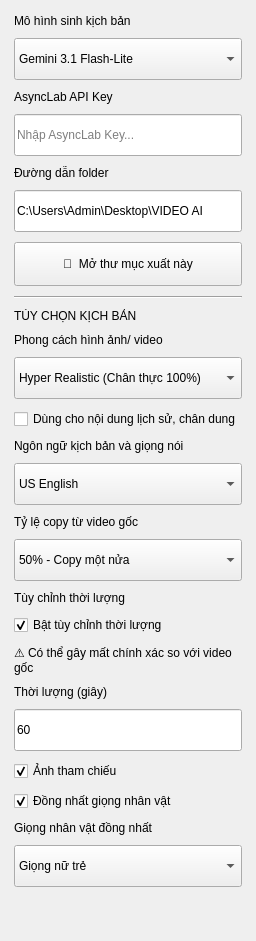
      <widget class="QFrame" name="leftFrame">
       <layout class="QVBoxLayout" name="leftLayout">
        <property name="spacing">
         <number>10</number>
        </property>
        <property name="leftMargin">
         <number>14</number>
        </property>
        <property name="topMargin">
         <number>14</number>
        </property>
        <property name="rightMargin">
         <number>14</number>
        </property>
        <property name="bottomMargin">
         <number>14</number>
        </property>
        <item>
         <widget class="QLabel" name="leftLabel_model">
          <property name="text">
           <string>Mô hình sinh kịch bản</string>
          </property>
          <property name="role" stdset="0">
           <string>leftLabel</string>
          </property>
         </widget>
        </item>
        <item>
         <widget class="QComboBox" name="comboModel">
          <property name="sizePolicy">
           <sizepolicy hsizetype="Expanding" vsizetype="Fixed">
            <horstretch>0</horstretch>
            <verstretch>0</verstretch>
           </sizepolicy>
          </property>
          <property name="minimumSize">
           <size>
            <width>0</width>
            <height>42</height>
           </size>
          </property>
          <item>
           <property name="text">
            <string>Gemini 3.1 Flash-Lite</string>
           </property>
          </item>
          <item>
           <property name="text">
            <string>Gemini 2.5 Pro</string>
           </property>
          </item>
          <item>
           <property name="text">
            <string>GPT-4.1</string>
           </property>
          </item>
          <item>
           <property name="text">
            <string>Claude</string>
           </property>
          </item>
         </widget>
        </item>
        <item>
         <widget class="QLabel" name="leftLabel_api">
          <property name="text">
           <string>AsyncLab API Key</string>
          </property>
          <property name="role" stdset="0">
           <string>leftLabel</string>
          </property>
         </widget>
        </item>
        <item>
         <widget class="QLineEdit" name="inputApi">
          <property name="sizePolicy">
           <sizepolicy hsizetype="Expanding" vsizetype="Fixed">
            <horstretch>0</horstretch>
            <verstretch>0</verstretch>
           </sizepolicy>
          </property>
          <property name="minimumSize">
           <size>
            <width>0</width>
            <height>42</height>
           </size>
          </property>
          <property name="placeholderText">
           <string>Nhập AsyncLab Key...</string>
          </property>
         </widget>
        </item>
        <item>
         <widget class="QLabel" name="leftLabel_folder">
          <property name="text">
           <string>Đường dẫn folder</string>
          </property>
          <property name="role" stdset="0">
           <string>leftLabel</string>
          </property>
         </widget>
        </item>
        <item>
         <widget class="QLineEdit" name="inputFolder">
          <property name="sizePolicy">
           <sizepolicy hsizetype="Expanding" vsizetype="Fixed">
            <horstretch>0</horstretch>
            <verstretch>0</verstretch>
           </sizepolicy>
          </property>
          <property name="minimumSize">
           <size>
            <width>0</width>
            <height>42</height>
           </size>
          </property>
          <property name="text">
           <string>C:\Users\Admin\Desktop\VIDEO AI</string>
          </property>
         </widget>
        </item>
        <item>
         <widget class="QPushButton" name="btnOpenFolder">
          <property name="sizePolicy">
           <sizepolicy hsizetype="Expanding" vsizetype="Fixed">
            <horstretch>0</horstretch>
            <verstretch>0</verstretch>
           </sizepolicy>
          </property>
          <property name="minimumSize">
           <size>
            <width>0</width>
            <height>44</height>
           </size>
          </property>
          <property name="text">
           <string>📁  Mở thư mục xuất này</string>
          </property>
         </widget>
        </item>
        <item>
         <widget class="QFrame" name="line1">
          <property name="frameShape">
           <enum>QFrame::HLine</enum>
          </property>
          <property name="frameShadow">
           <enum>QFrame::Sunken</enum>
          </property>
         </widget>
        </item>
        <item>
         <widget class="QLabel" name="titleOption">
          <property name="text">
           <string>TÙY CHỌN KỊCH BẢN</string>
          </property>
         </widget>
        </item>
        <item>
         <widget class="QLabel" name="leftLabel_style">
          <property name="text">
           <string>Phong cách hình ảnh/ video</string>
          </property>
          <property name="role" stdset="0">
           <string>leftLabel</string>
          </property>
         </widget>
        </item>
        <item>
         <widget class="QComboBox" name="comboStyle">
          <property name="sizePolicy">
           <sizepolicy hsizetype="Expanding" vsizetype="Fixed">
            <horstretch>0</horstretch>
            <verstretch>0</verstretch>
           </sizepolicy>
          </property>
          <property name="minimumSize">
           <size>
            <width>0</width>
            <height>42</height>
           </size>
          </property>
          <item>
           <property name="text">
            <string>Hyper Realistic (Chân thực 100%)</string>
           </property>
          </item>
          <item>
           <property name="text">
            <string>Anime Style</string>
           </property>
          </item>
          <item>
           <property name="text">
            <string>Cinematic</string>
           </property>
          </item>
          <item>
           <property name="text">
            <string>3D Cartoon</string>
           </property>
          </item>
          <item>
           <property name="text">
            <string>Fantasy Art</string>
           </property>
          </item>
         </widget>
        </item>
        <item>
         <widget class="QCheckBox" name="checkHistorical">
          <property name="sizePolicy">
           <sizepolicy hsizetype="Expanding" vsizetype="Fixed">
            <horstretch>0</horstretch>
            <verstretch>0</verstretch>
           </sizepolicy>
          </property>
          <property name="text">
           <string>Dùng cho nội dung lịch sử, chân dung</string>
          </property>
         </widget>
        </item>
        <item>
         <widget class="QLabel" name="leftLabel_language">
          <property name="text">
           <string>Ngôn ngữ kịch bản và giọng nói</string>
          </property>
          <property name="role" stdset="0">
           <string>leftLabel</string>
          </property>
         </widget>
        </item>
        <item>
         <widget class="QComboBox" name="comboLanguage">
          <property name="sizePolicy">
           <sizepolicy hsizetype="Expanding" vsizetype="Fixed">
            <horstretch>0</horstretch>
            <verstretch>0</verstretch>
           </sizepolicy>
          </property>
          <property name="minimumSize">
           <size>
            <width>0</width>
            <height>42</height>
           </size>
          </property>
          <item>
           <property name="text">
            <string>US English</string>
           </property>
          </item>
          <item>
           <property name="text">
            <string>Tiếng Việt</string>
           </property>
          </item>
          <item>
           <property name="text">
            <string>Japanese</string>
           </property>
          </item>
          <item>
           <property name="text">
            <string>Korean</string>
           </property>
          </item>
         </widget>
        </item>
        <item>
         <widget class="QLabel" name="leftLabel_copy">
          <property name="text">
           <string>Tỷ lệ copy từ video gốc</string>
          </property>
          <property name="role" stdset="0">
           <string>leftLabel</string>
          </property>
         </widget>
        </item>
        <item>
         <widget class="QComboBox" name="comboCopy">
          <property name="sizePolicy">
           <sizepolicy hsizetype="Expanding" vsizetype="Fixed">
            <horstretch>0</horstretch>
            <verstretch>0</verstretch>
           </sizepolicy>
          </property>
          <property name="minimumSize">
           <size>
            <width>0</width>
            <height>42</height>
           </size>
          </property>
          <item>
           <property name="text">
            <string>50% - Copy một nửa</string>
           </property>
          </item>
          <item>
           <property name="text">
            <string>70% - Giữ phần lớn nội dung</string>
           </property>
          </item>
          <item>
           <property name="text">
            <string>30% - Biến đổi nhiều hơn</string>
           </property>
          </item>
         </widget>
        </item>
        <item>
         <widget class="QLabel" name="leftLabel_duration">
          <property name="text">
           <string>Tùy chỉnh thời lượng</string>
          </property>
          <property name="role" stdset="0">
           <string>leftLabel</string>
          </property>
         </widget>
        </item>
        <item>
         <widget class="QCheckBox" name="checkDuration">
          <property name="sizePolicy">
           <sizepolicy hsizetype="Expanding" vsizetype="Fixed">
            <horstretch>0</horstretch>
            <verstretch>0</verstretch>
           </sizepolicy>
          </property>
          <property name="text">
           <string>Bật tùy chỉnh thời lượng</string>
          </property>
          <property name="checked">
           <bool>true</bool>
          </property>
         </widget>
        </item>
        <item>
         <widget class="QLabel" name="warningBox">
          <property name="text">
           <string>⚠ Có thể gây mất chính xác so với video gốc</string>
          </property>
          <property name="wordWrap">
           <bool>true</bool>
          </property>
         </widget>
        </item>
        <item>
         <widget class="QLabel" name="leftLabel_time">
          <property name="text">
           <string>Thời lượng (giây)</string>
          </property>
          <property name="role" stdset="0">
           <string>leftLabel</string>
          </property>
         </widget>
        </item>
        <item>
         <widget class="QLineEdit" name="inputTime">
          <property name="sizePolicy">
           <sizepolicy hsizetype="Expanding" vsizetype="Fixed">
            <horstretch>0</horstretch>
            <verstretch>0</verstretch>
           </sizepolicy>
          </property>
          <property name="minimumSize">
           <size>
            <width>0</width>
            <height>42</height>
           </size>
          </property>
          <property name="text">
           <string>60</string>
          </property>
         </widget>
        </item>
        <item>
         <widget class="QCheckBox" name="checkRefImage">
          <property name="sizePolicy">
           <sizepolicy hsizetype="Expanding" vsizetype="Fixed">
            <horstretch>0</horstretch>
            <verstretch>0</verstretch>
           </sizepolicy>
          </property>
          <property name="text">
           <string>Ảnh tham chiếu</string>
          </property>
          <property name="checked">
           <bool>true</bool>
          </property>
         </widget>
        </item>
        <item>
         <widget class="QCheckBox" name="checkVoice">
          <property name="sizePolicy">
           <sizepolicy hsizetype="Expanding" vsizetype="Fixed">
            <horstretch>0</horstretch>
            <verstretch>0</verstretch>
           </sizepolicy>
          </property>
          <property name="text">
           <string>Đồng nhất giọng nhân vật</string>
          </property>
          <property name="checked">
           <bool>true</bool>
          </property>
         </widget>
        </item>
        <item>
         <widget class="QLabel" name="leftLabel_voice">
          <property name="text">
           <string>Giọng nhân vật đồng nhất</string>
          </property>
          <property name="role" stdset="0">
           <string>leftLabel</string>
          </property>
         </widget>
        </item>
        <item>
         <widget class="QComboBox" name="comboVoice">
          <property name="sizePolicy">
           <sizepolicy hsizetype="Expanding" vsizetype="Fixed">
            <horstretch>0</horstretch>
            <verstretch>0</verstretch>
           </sizepolicy>
          </property>
          <property name="minimumSize">
           <size>
            <width>0</width>
            <height>42</height>
           </size>
          </property>
          <item>
           <property name="text">
            <string>Giọng nữ trẻ</string>
           </property>
          </item>
          <item>
           <property name="text">
            <string>Giọng nam trầm</string>
           </property>
          </item>
          <item>
           <property name="text">
            <string>Giọng kể chuyện</string>
           </property>
          </item>
          <item>
           <property name="text">
            <string>Tự động</string>
           </property>
          </item>
         </widget>
        </item>
        <item>
         <spacer name="verticalSpacer_left">
          <property name="orientation">
           <enum>Qt::Vertical</enum>
          </property>
          <property name="sizeHint" stdset="0">
           <size>
            <width>20</width>
            <height>40</height>
           </size>
          </property>
         </spacer>
        </item>
       </layout>
      </widget>
